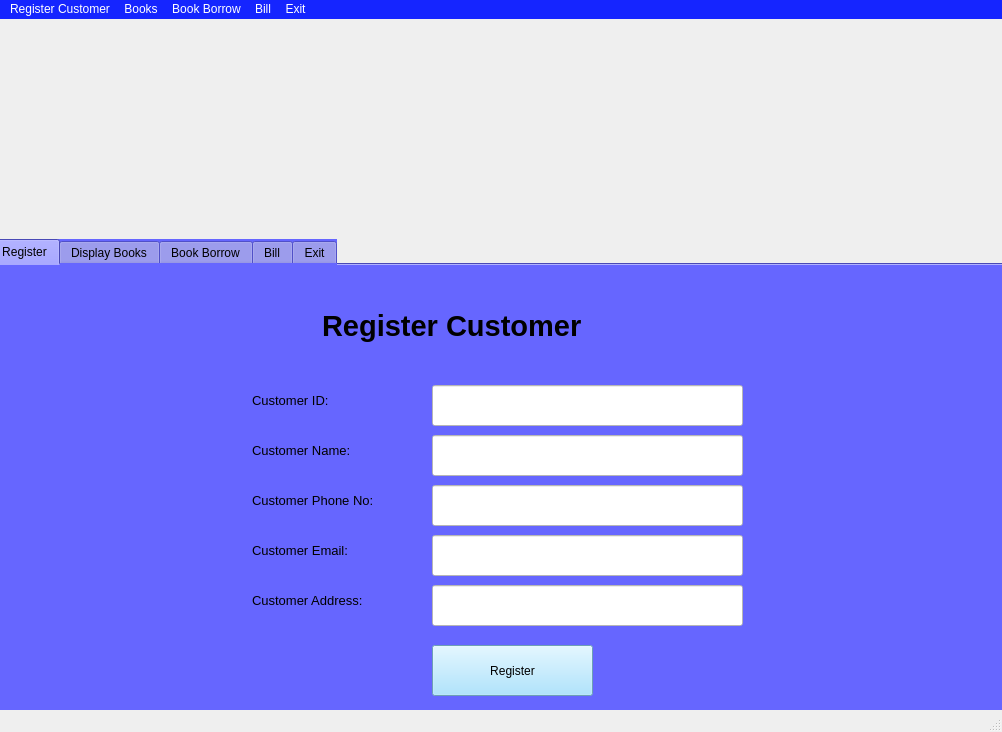
<?xml version="1.0" encoding="UTF-8"?>
<ui version="4.0">
 <class>MainWindow</class>
 <widget class="QMainWindow" name="MainWindow">
  <property name="geometry">
   <rect>
    <x>0</x>
    <y>0</y>
    <width>1002</width>
    <height>732</height>
   </rect>
  </property>
  <property name="windowTitle">
   <string>MainWindow</string>
  </property>
  <widget class="QWidget" name="centralwidget">
   <property name="autoFillBackground">
    <bool>false</bool>
   </property>
   <widget class="QLabel" name="label">
    <property name="geometry">
     <rect>
      <x>-10</x>
      <y>0</y>
      <width>1061</width>
      <height>251</height>
     </rect>
    </property>
    <property name="text">
     <string/>
    </property>
    <property name="pixmap">
     <pixmap>11.png</pixmap>
    </property>
   </widget>
   <widget class="QTabWidget" name="tabWidget">
    <property name="geometry">
     <rect>
      <x>-10</x>
      <y>220</y>
      <width>1071</width>
      <height>501</height>
     </rect>
    </property>
    <property name="layoutDirection">
     <enum>Qt::LeftToRight</enum>
    </property>
    <property name="styleSheet">
     <string notr="true">
background-color: rgb(102, 102, 255);</string>
    </property>
    <property name="currentIndex">
     <number>0</number>
    </property>
    <widget class="QWidget" name="tab">
     <attribute name="title">
      <string>Register</string>
     </attribute>
     <widget class="QLabel" name="label_2">
      <property name="geometry">
       <rect>
        <x>330</x>
        <y>20</y>
        <width>401</width>
        <height>81</height>
       </rect>
      </property>
      <property name="font">
       <font>
        <pointsize>22</pointsize>
        <weight>75</weight>
        <bold>true</bold>
       </font>
      </property>
      <property name="text">
       <string>Register Customer</string>
      </property>
     </widget>
     <widget class="QLabel" name="label_3">
      <property name="geometry">
       <rect>
        <x>260</x>
        <y>120</y>
        <width>141</width>
        <height>31</height>
       </rect>
      </property>
      <property name="font">
       <font>
        <pointsize>10</pointsize>
       </font>
      </property>
      <property name="text">
       <string>Customer ID:</string>
      </property>
     </widget>
     <widget class="QLabel" name="label_4">
      <property name="geometry">
       <rect>
        <x>260</x>
        <y>170</y>
        <width>141</width>
        <height>31</height>
       </rect>
      </property>
      <property name="font">
       <font>
        <pointsize>10</pointsize>
       </font>
      </property>
      <property name="text">
       <string>Customer Name:</string>
      </property>
     </widget>
     <widget class="QLabel" name="label_5">
      <property name="geometry">
       <rect>
        <x>260</x>
        <y>220</y>
        <width>161</width>
        <height>31</height>
       </rect>
      </property>
      <property name="font">
       <font>
        <pointsize>10</pointsize>
       </font>
      </property>
      <property name="text">
       <string>Customer Phone No:</string>
      </property>
     </widget>
     <widget class="QLabel" name="label_6">
      <property name="geometry">
       <rect>
        <x>260</x>
        <y>270</y>
        <width>151</width>
        <height>31</height>
       </rect>
      </property>
      <property name="font">
       <font>
        <pointsize>10</pointsize>
       </font>
      </property>
      <property name="text">
       <string>Customer Email:</string>
      </property>
     </widget>
     <widget class="QLabel" name="label_7">
      <property name="geometry">
       <rect>
        <x>260</x>
        <y>320</y>
        <width>151</width>
        <height>31</height>
       </rect>
      </property>
      <property name="font">
       <font>
        <pointsize>10</pointsize>
       </font>
      </property>
      <property name="text">
       <string>Customer Address:</string>
      </property>
     </widget>
     <widget class="QLineEdit" name="tb01">
      <property name="geometry">
       <rect>
        <x>440</x>
        <y>120</y>
        <width>311</width>
        <height>41</height>
       </rect>
      </property>
      <property name="font">
       <font>
        <pointsize>12</pointsize>
       </font>
      </property>
      <property name="styleSheet">
       <string notr="true">background-color: rgb(255, 255, 255);</string>
      </property>
     </widget>
     <widget class="QLineEdit" name="tb02">
      <property name="geometry">
       <rect>
        <x>440</x>
        <y>170</y>
        <width>311</width>
        <height>41</height>
       </rect>
      </property>
      <property name="font">
       <font>
        <pointsize>12</pointsize>
       </font>
      </property>
      <property name="styleSheet">
       <string notr="true">background-color: rgb(255, 255, 255);</string>
      </property>
     </widget>
     <widget class="QLineEdit" name="tb03">
      <property name="geometry">
       <rect>
        <x>440</x>
        <y>220</y>
        <width>311</width>
        <height>41</height>
       </rect>
      </property>
      <property name="font">
       <font>
        <pointsize>12</pointsize>
       </font>
      </property>
      <property name="styleSheet">
       <string notr="true">background-color: rgb(255, 255, 255);</string>
      </property>
     </widget>
     <widget class="QLineEdit" name="tb04">
      <property name="geometry">
       <rect>
        <x>440</x>
        <y>270</y>
        <width>311</width>
        <height>41</height>
       </rect>
      </property>
      <property name="font">
       <font>
        <pointsize>12</pointsize>
       </font>
      </property>
      <property name="styleSheet">
       <string notr="true">background-color: rgb(255, 255, 255);</string>
      </property>
     </widget>
     <widget class="QLineEdit" name="tb05">
      <property name="geometry">
       <rect>
        <x>440</x>
        <y>320</y>
        <width>311</width>
        <height>41</height>
       </rect>
      </property>
      <property name="font">
       <font>
        <pointsize>12</pointsize>
       </font>
      </property>
      <property name="styleSheet">
       <string notr="true">background-color: rgb(255, 255, 255);</string>
      </property>
     </widget>
     <widget class="QPushButton" name="b01">
      <property name="geometry">
       <rect>
        <x>440</x>
        <y>380</y>
        <width>161</width>
        <height>51</height>
       </rect>
      </property>
      <property name="styleSheet">
       <string notr="true">background-color: rgb(152, 222, 255);
font: 12pt &quot;MS Shell Dlg 2&quot;;</string>
      </property>
      <property name="text">
       <string>Register</string>
      </property>
     </widget>
     <widget class="QLabel" name="l11">
      <property name="geometry">
       <rect>
        <x>620</x>
        <y>380</y>
        <width>211</width>
        <height>41</height>
       </rect>
      </property>
      <property name="styleSheet">
       <string notr="true">font: 12pt &quot;MS Shell Dlg 2&quot;;</string>
      </property>
      <property name="text">
       <string/>
      </property>
     </widget>
    </widget>
    <widget class="QWidget" name="tab_2">
     <attribute name="title">
      <string>Display Books</string>
     </attribute>
     <widget class="QLabel" name="label_8">
      <property name="geometry">
       <rect>
        <x>370</x>
        <y>20</y>
        <width>301</width>
        <height>81</height>
       </rect>
      </property>
      <property name="font">
       <font>
        <pointsize>22</pointsize>
        <weight>75</weight>
        <bold>true</bold>
       </font>
      </property>
      <property name="text">
       <string>Display Books</string>
      </property>
     </widget>
     <widget class="QTableWidget" name="table01">
      <property name="geometry">
       <rect>
        <x>10</x>
        <y>120</y>
        <width>1001</width>
        <height>321</height>
       </rect>
      </property>
      <property name="styleSheet">
       <string notr="true">background-color: rgb(255, 255, 255);
font: 10pt &quot;MS Shell Dlg 2&quot;;</string>
      </property>
      <property name="rowCount">
       <number>38</number>
      </property>
      <property name="columnCount">
       <number>5</number>
      </property>
      <row/>
      <row/>
      <row/>
      <row/>
      <row/>
      <row/>
      <row/>
      <row/>
      <row/>
      <row/>
      <row/>
      <row/>
      <row/>
      <row/>
      <row/>
      <row/>
      <row/>
      <row/>
      <row/>
      <row/>
      <row/>
      <row/>
      <row/>
      <row/>
      <row/>
      <row/>
      <row/>
      <row/>
      <row/>
      <row/>
      <row/>
      <row/>
      <row/>
      <row/>
      <row/>
      <row/>
      <row/>
      <row/>
      <column>
       <property name="text">
        <string>Book ID</string>
       </property>
      </column>
      <column>
       <property name="text">
        <string>Title</string>
       </property>
      </column>
      <column>
       <property name="text">
        <string>Author</string>
       </property>
      </column>
      <column>
       <property name="text">
        <string>Price</string>
       </property>
      </column>
      <column>
       <property name="text">
        <string>Quantity</string>
       </property>
      </column>
     </widget>
     <widget class="QPushButton" name="b02">
      <property name="geometry">
       <rect>
        <x>850</x>
        <y>70</y>
        <width>151</width>
        <height>41</height>
       </rect>
      </property>
      <property name="styleSheet">
       <string notr="true">background-color: rgb(152, 222, 255);
font: 12pt &quot;MS Shell Dlg 2&quot;;</string>
      </property>
      <property name="text">
       <string>Display Books</string>
      </property>
     </widget>
    </widget>
    <widget class="QWidget" name="widget">
     <attribute name="title">
      <string>Book Borrow</string>
     </attribute>
     <widget class="QLabel" name="label_9">
      <property name="geometry">
       <rect>
        <x>400</x>
        <y>20</y>
        <width>261</width>
        <height>81</height>
       </rect>
      </property>
      <property name="font">
       <font>
        <pointsize>22</pointsize>
        <weight>75</weight>
        <bold>true</bold>
       </font>
      </property>
      <property name="text">
       <string>Book Borrow</string>
      </property>
     </widget>
     <widget class="QLabel" name="label_10">
      <property name="geometry">
       <rect>
        <x>260</x>
        <y>140</y>
        <width>151</width>
        <height>41</height>
       </rect>
      </property>
      <property name="font">
       <font>
        <pointsize>10</pointsize>
       </font>
      </property>
      <property name="text">
       <string>Customer ID:</string>
      </property>
     </widget>
     <widget class="QLineEdit" name="tb06">
      <property name="geometry">
       <rect>
        <x>440</x>
        <y>140</y>
        <width>311</width>
        <height>41</height>
       </rect>
      </property>
      <property name="font">
       <font>
        <pointsize>12</pointsize>
       </font>
      </property>
      <property name="styleSheet">
       <string notr="true">background-color: rgb(255, 255, 255);</string>
      </property>
     </widget>
     <widget class="QLineEdit" name="tb07">
      <property name="geometry">
       <rect>
        <x>440</x>
        <y>200</y>
        <width>311</width>
        <height>41</height>
       </rect>
      </property>
      <property name="font">
       <font>
        <pointsize>12</pointsize>
       </font>
      </property>
      <property name="styleSheet">
       <string notr="true">background-color: rgb(255, 255, 255);</string>
      </property>
     </widget>
     <widget class="QLabel" name="label_29">
      <property name="geometry">
       <rect>
        <x>260</x>
        <y>200</y>
        <width>151</width>
        <height>41</height>
       </rect>
      </property>
      <property name="font">
       <font>
        <pointsize>10</pointsize>
       </font>
      </property>
      <property name="text">
       <string>Book ID:</string>
      </property>
     </widget>
     <widget class="QLineEdit" name="tb08">
      <property name="geometry">
       <rect>
        <x>440</x>
        <y>260</y>
        <width>311</width>
        <height>41</height>
       </rect>
      </property>
      <property name="font">
       <font>
        <pointsize>12</pointsize>
       </font>
      </property>
      <property name="styleSheet">
       <string notr="true">background-color: rgb(255, 255, 255);</string>
      </property>
     </widget>
     <widget class="QLabel" name="label_30">
      <property name="geometry">
       <rect>
        <x>260</x>
        <y>260</y>
        <width>151</width>
        <height>41</height>
       </rect>
      </property>
      <property name="font">
       <font>
        <pointsize>10</pointsize>
       </font>
      </property>
      <property name="text">
       <string>Quantity:</string>
      </property>
     </widget>
     <widget class="QPushButton" name="b03">
      <property name="geometry">
       <rect>
        <x>440</x>
        <y>330</y>
        <width>181</width>
        <height>51</height>
       </rect>
      </property>
      <property name="styleSheet">
       <string notr="true">background-color: rgb(152, 222, 255);</string>
      </property>
      <property name="text">
       <string>Borrow Book</string>
      </property>
     </widget>
     <widget class="QLabel" name="ll31">
      <property name="geometry">
       <rect>
        <x>640</x>
        <y>330</y>
        <width>211</width>
        <height>41</height>
       </rect>
      </property>
      <property name="styleSheet">
       <string notr="true">font: 12pt &quot;MS Shell Dlg 2&quot;;</string>
      </property>
      <property name="text">
       <string/>
      </property>
     </widget>
    </widget>
    <widget class="QWidget" name="tab_7">
     <attribute name="title">
      <string>Bill</string>
     </attribute>
     <widget class="QLabel" name="label_31">
      <property name="geometry">
       <rect>
        <x>390</x>
        <y>20</y>
        <width>341</width>
        <height>81</height>
       </rect>
      </property>
      <property name="font">
       <font>
        <pointsize>22</pointsize>
        <weight>75</weight>
        <bold>true</bold>
       </font>
      </property>
      <property name="text">
       <string>Generate Bill</string>
      </property>
     </widget>
     <widget class="QLineEdit" name="tb09">
      <property name="geometry">
       <rect>
        <x>240</x>
        <y>110</y>
        <width>311</width>
        <height>41</height>
       </rect>
      </property>
      <property name="font">
       <font>
        <pointsize>12</pointsize>
       </font>
      </property>
      <property name="styleSheet">
       <string notr="true">background-color: rgb(255, 255, 255);</string>
      </property>
     </widget>
     <widget class="QLabel" name="label_44">
      <property name="geometry">
       <rect>
        <x>60</x>
        <y>110</y>
        <width>151</width>
        <height>41</height>
       </rect>
      </property>
      <property name="font">
       <font>
        <pointsize>10</pointsize>
       </font>
      </property>
      <property name="text">
       <string>Customer ID:</string>
      </property>
     </widget>
     <widget class="QPushButton" name="b04">
      <property name="geometry">
       <rect>
        <x>800</x>
        <y>110</y>
        <width>161</width>
        <height>51</height>
       </rect>
      </property>
      <property name="styleSheet">
       <string notr="true">background-color: rgb(152, 222, 255);</string>
      </property>
      <property name="text">
       <string>Generate Bill</string>
      </property>
     </widget>
     <widget class="QTableWidget" name="table02">
      <property name="geometry">
       <rect>
        <x>50</x>
        <y>180</y>
        <width>911</width>
        <height>241</height>
       </rect>
      </property>
      <property name="styleSheet">
       <string notr="true">background-color: rgb(255, 255, 255);
font: 12pt &quot;MS Shell Dlg 2&quot;;</string>
      </property>
      <property name="columnCount">
       <number>5</number>
      </property>
      <column>
       <property name="text">
        <string>Bill ID</string>
       </property>
      </column>
      <column>
       <property name="text">
        <string>Bill Date</string>
       </property>
      </column>
      <column>
       <property name="text">
        <string>Customer ID</string>
       </property>
      </column>
      <column>
       <property name="text">
        <string>Total Quantity</string>
       </property>
      </column>
      <column>
       <property name="text">
        <string>Total Price</string>
       </property>
      </column>
     </widget>
     <widget class="QLabel" name="ll41">
      <property name="geometry">
       <rect>
        <x>570</x>
        <y>110</y>
        <width>211</width>
        <height>41</height>
       </rect>
      </property>
      <property name="styleSheet">
       <string notr="true">font: 12pt &quot;MS Shell Dlg 2&quot;;</string>
      </property>
      <property name="text">
       <string/>
      </property>
     </widget>
    </widget>
    <widget class="QWidget" name="tab_3">
     <attribute name="title">
      <string>Exit</string>
     </attribute>
     <widget class="QTextBrowser" name="text">
      <property name="geometry">
       <rect>
        <x>60</x>
        <y>30</y>
        <width>901</width>
        <height>371</height>
       </rect>
      </property>
      <property name="styleSheet">
       <string notr="true">background-color: rgb(152, 222, 255);</string>
      </property>
      <property name="html">
       <string>&lt;!DOCTYPE HTML PUBLIC &quot;-//W3C//DTD HTML 4.0//EN&quot; &quot;http://www.w3.org/TR/REC-html40/strict.dtd&quot;&gt;
&lt;html&gt;&lt;head&gt;&lt;meta name=&quot;qrichtext&quot; content=&quot;1&quot; /&gt;&lt;style type=&quot;text/css&quot;&gt;
p, li { white-space: pre-wrap; }
&lt;/style&gt;&lt;/head&gt;&lt;body style=&quot; font-family:'MS Shell Dlg 2'; font-size:7.8pt; font-weight:400; font-style:normal;&quot;&gt;
&lt;p align=&quot;center&quot; style=&quot;-qt-paragraph-type:empty; margin-top:0px; margin-bottom:0px; margin-left:0px; margin-right:0px; -qt-block-indent:0; text-indent:0px;&quot;&gt;&lt;br /&gt;&lt;/p&gt;
&lt;p align=&quot;center&quot; style=&quot;-qt-paragraph-type:empty; margin-top:0px; margin-bottom:0px; margin-left:0px; margin-right:0px; -qt-block-indent:0; text-indent:0px; font-size:24pt; font-weight:600;&quot;&gt;&lt;br /&gt;&lt;/p&gt;
&lt;p align=&quot;center&quot; style=&quot;-qt-paragraph-type:empty; margin-top:0px; margin-bottom:0px; margin-left:0px; margin-right:0px; -qt-block-indent:0; text-indent:0px;&quot;&gt;&lt;br /&gt;&lt;/p&gt;
&lt;p align=&quot;center&quot; style=&quot; margin-top:0px; margin-bottom:0px; margin-left:0px; margin-right:0px; -qt-block-indent:0; text-indent:0px;&quot;&gt;&lt;span style=&quot; font-size:48pt; font-weight:600;&quot;&gt;Please Visit Again&lt;/span&gt;&lt;/p&gt;
&lt;p align=&quot;center&quot; style=&quot; margin-top:0px; margin-bottom:0px; margin-left:0px; margin-right:0px; -qt-block-indent:0; text-indent:0px;&quot;&gt;&lt;span style=&quot; font-size:48pt; font-weight:600;&quot;&gt;Thank You&lt;/span&gt;&lt;/p&gt;&lt;/body&gt;&lt;/html&gt;</string>
      </property>
     </widget>
    </widget>
   </widget>
  </widget>
  <widget class="QMenuBar" name="menubar">
   <property name="geometry">
    <rect>
     <x>0</x>
     <y>0</y>
     <width>1002</width>
     <height>30</height>
    </rect>
   </property>
   <property name="styleSheet">
    <string notr="true">background-color: rgb(21, 37, 255);
color: rgb(255, 255, 255);
font: 12pt &quot;MS Shell Dlg 2&quot;;</string>
   </property>
   <widget class="QMenu" name="menuRegister_Customer">
    <property name="title">
     <string>Register Customer</string>
    </property>
    <addaction name="menu11"/>
   </widget>
   <widget class="QMenu" name="menuBooks">
    <property name="title">
     <string>Books</string>
    </property>
    <addaction name="menu21"/>
   </widget>
   <widget class="QMenu" name="menuBook_Borrow">
    <property name="title">
     <string>Book Borrow</string>
    </property>
    <addaction name="menu31"/>
   </widget>
   <widget class="QMenu" name="menuBill">
    <property name="title">
     <string>Bill</string>
    </property>
    <addaction name="menu41"/>
   </widget>
   <widget class="QMenu" name="menuExit">
    <property name="title">
     <string>Exit</string>
    </property>
    <addaction name="menu51"/>
   </widget>
   <addaction name="menuRegister_Customer"/>
   <addaction name="menuBooks"/>
   <addaction name="menuBook_Borrow"/>
   <addaction name="menuBill"/>
   <addaction name="menuExit"/>
  </widget>
  <widget class="QStatusBar" name="statusbar"/>
  <action name="menu11">
   <property name="text">
    <string>Add New Customer</string>
   </property>
  </action>
  <action name="menu21">
   <property name="text">
    <string>Display Books</string>
   </property>
  </action>
  <action name="menu31">
   <property name="text">
    <string>Borrow Book</string>
   </property>
  </action>
  <action name="menu41">
   <property name="text">
    <string>Grand Bill</string>
   </property>
  </action>
  <action name="menu51">
   <property name="text">
    <string>Exit</string>
   </property>
  </action>
 </widget>
 <resources/>
 <connections/>
</ui>
